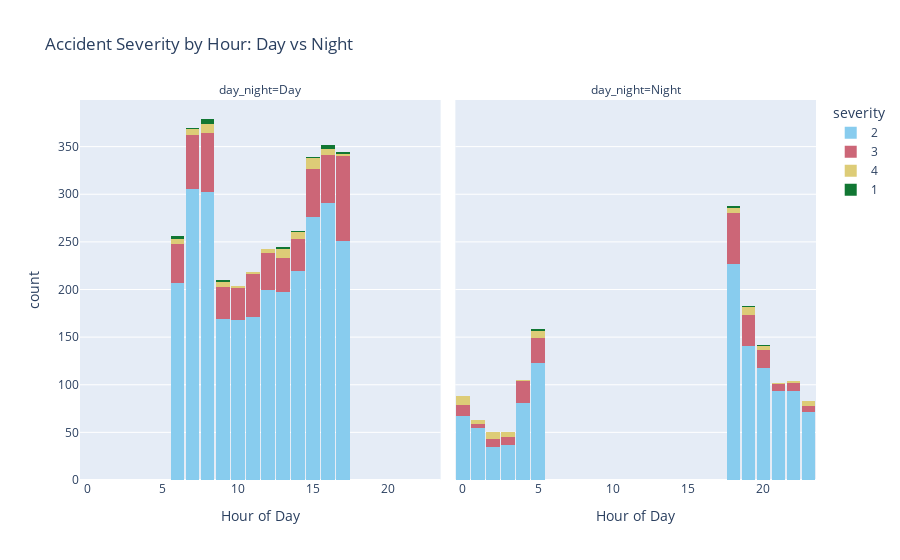

The notebook cell saved with this chart:
### Markdown cell above
Clearly there are more crashes during the day than at night, so lets look at where the most intense crashes happen.

### Code cell
# Plotly visual of severity of crash by hour
fig = px.histogram(
    df, 
    x="hour", 
    color="severity", 
    facet_col="day_night", 
    nbins=24,
    title="Accident Severity by Hour: Day vs Night",
    labels={'hour': 'Hour of Day', 'count': 'Number of accidents'},
    color_discrete_sequence=px.colors.qualitative.Safe,
    barmode='stack' # You can change this to 'group' for side-by-side bars
)

# Improve layout
fig.update_layout(bargap=0.1)
fig.show()

# To save correctly:
# fig.write_image("severity_hourly_distribution.png")

### Figure 1 — Plotly figure (JSON) as saved in the notebook; plotly's stock layout.template omitted (floating-point values rounded to 4 significant figures; data arrays with more than 128 entries replaced by an {"elided": "..."} marker saying what was removed)
{"data": [{"alignmentgroup": "True", "bingroup": "x", "hovertemplate": "severity=2<br>day_night=Day<br>Hour of Day=%{x}<br>count=%{y}<extra></extra>", "legendgroup": "2", "marker": {"color": "rgb(136, 204, 238)", "pattern": {"shape": ""}}, "name": "2", "nbinsx": 24, "offsetgroup": "2", "orientation": "v", "showlegend": true, "type": "histogram", "x": {"elided": "2756 int values"}, "xaxis": "x", "yaxis": "y"}, {"alignmentgroup": "True", "bingroup": "x", "hovertemplate": "severity=2<br>day_night=Night<br>Hour of Day=%{x}<br>count=%{y}<extra></extra>", "legendgroup": "2", "marker": {"color": "rgb(136, 204, 238)", "pattern": {"shape": ""}}, "name": "2", "nbinsx": 24, "offsetgroup": "2", "orientation": "v", "showlegend": false, "type": "histogram", "x": {"elided": "1141 int values"}, "xaxis": "x2", "yaxis": "y2"}, {"alignmentgroup": "True", "bingroup": "x", "hovertemplate": "severity=3<br>day_night=Day<br>Hour of Day=%{x}<br>count=%{y}<extra></extra>", "legendgroup": "3", "marker": {"color": "rgb(204, 102, 119)", "pattern": {"shape": ""}}, "name": "3", "nbinsx": 24, "offsetgroup": "3", "orientation": "v", "showlegend": true, "type": "histogram", "x": {"elided": "571 int values"}, "xaxis": "x", "yaxis": "y"}, {"alignmentgroup": "True", "bingroup": "x", "hovertemplate": "severity=3<br>day_night=Night<br>Hour of Day=%{x}<br>count=%{y}<extra></extra>", "legendgroup": "3", "marker": {"color": "rgb(204, 102, 119)", "pattern": {"shape": ""}}, "name": "3", "nbinsx": 24, "offsetgroup": "3", "orientation": "v", "showlegend": false, "type": "histogram", "x": {"elided": "209 int values"}, "xaxis": "x2", "yaxis": "y2"}, {"alignmentgroup": "True", "bingroup": "x", "hovertemplate": "severity=4<br>day_night=Day<br>Hour of Day=%{x}<br>count=%{y}<extra></extra>", "legendgroup": "4", "marker": {"color": "rgb(221, 204, 119)", "pattern": {"shape": ""}}, "name": "4", "nbinsx": 24, "offsetgroup": "4", "orientation": "v", "showlegend": true, "type": "histogram", "x": [13, 7, 14, 14, 15, 8, 7, 8, 8, 8, 9, 15, 15, 11, 6, 7, 13, 9, 6, 16, 9, 15, 13, 12, 14, 8, 8, 16, 10, 13, 16, 12, 15, 7, 16, 14, 9, 8, 13, 6, 16, 15, 6, 13, 10, 17, 15, 17, 7, 13, 12, 13, 14, 8, 14, 15, 15, 7, 12, 8, 16, 15, 14, 9, 6, 15, 7, 8, 13, 11], "xaxis": "x", "yaxis": "y"}, {"alignmentgroup": "True", "bingroup": "x", "hovertemplate": "severity=4<br>day_night=Night<br>Hour of Day=%{x}<br>count=%{y}<extra></extra>", "legendgroup": "4", "marker": {"color": "rgb(221, 204, 119)", "pattern": {"shape": ""}}, "name": "4", "nbinsx": 24, "offsetgroup": "4", "orientation": "v", "showlegend": false, "type": "histogram", "x": [5, 18, 4, 23, 19, 19, 23, 18, 18, 19, 5, 0, 2, 22, 2, 1, 1, 0, 3, 20, 19, 18, 0, 0, 3, 3, 1, 0, 2, 2, 19, 5, 22, 3, 0, 23, 20, 19, 0, 23, 19, 18, 2, 21, 20, 5, 5, 0, 3, 19, 19, 2, 23, 1, 5, 2, 0, 5, 18, 20], "xaxis": "x2", "yaxis": "y2"}, {"alignmentgroup": "True", "bingroup": "x", "hovertemplate": "severity=1<br>day_night=Day<br>Hour of Day=%{x}<br>count=%{y}<extra></extra>", "legendgroup": "1", "marker": {"color": "rgb(17, 119, 51)", "pattern": {"shape": ""}}, "name": "1", "nbinsx": 24, "offsetgroup": "1", "orientation": "v", "showlegend": true, "type": "histogram", "x": [16, 8, 6, 13, 8, 9, 8, 8, 15, 16, 7, 16, 8, 16, 6, 9, 13, 6, 17, 16, 14, 13, 17], "xaxis": "x", "yaxis": "y"}, {"alignmentgroup": "True", "bingroup": "x", "hovertemplate": "severity=1<br>day_night=Night<br>Hour of Day=%{x}<br>count=%{y}<extra></extra>", "legendgroup": "1", "marker": {"color": "rgb(17, 119, 51)", "pattern": {"shape": ""}}, "name": "1", "nbinsx": 24, "offsetgroup": "1", "orientation": "v", "showlegend": false, "type": "histogram", "x": [5, 18, 5, 5, 20, 18, 19], "xaxis": "x2", "yaxis": "y2"}], "layout": {"annotations": [{"font": {}, "showarrow": false, "text": "day_night=Day", "x": 0.245, "xanchor": "center", "xref": "paper", "y": 1, "yanchor": "bottom", "yref": "paper"}, {"font": {}, "showarrow": false, "text": "day_night=Night", "x": 0.755, "xanchor": "center", "xref": "paper", "y": 1, "yanchor": "bottom", "yref": "paper"}], "bargap": 0.1, "barmode": "stack", "legend": {"title": {"text": "severity"}, "tracegroupgap": 0}, "title": {"text": "Accident Severity by Hour: Day vs Night"}, "xaxis": {"anchor": "y", "domain": [0, 0.49], "title": {"text": "Hour of Day"}}, "xaxis2": {"anchor": "y2", "domain": [0.51, 1], "matches": "x", "title": {"text": "Hour of Day"}}, "yaxis": {"anchor": "x", "domain": [0, 1], "title": {"text": "count"}}, "yaxis2": {"anchor": "x2", "domain": [0, 1], "matches": "y", "showticklabels": false}}}
